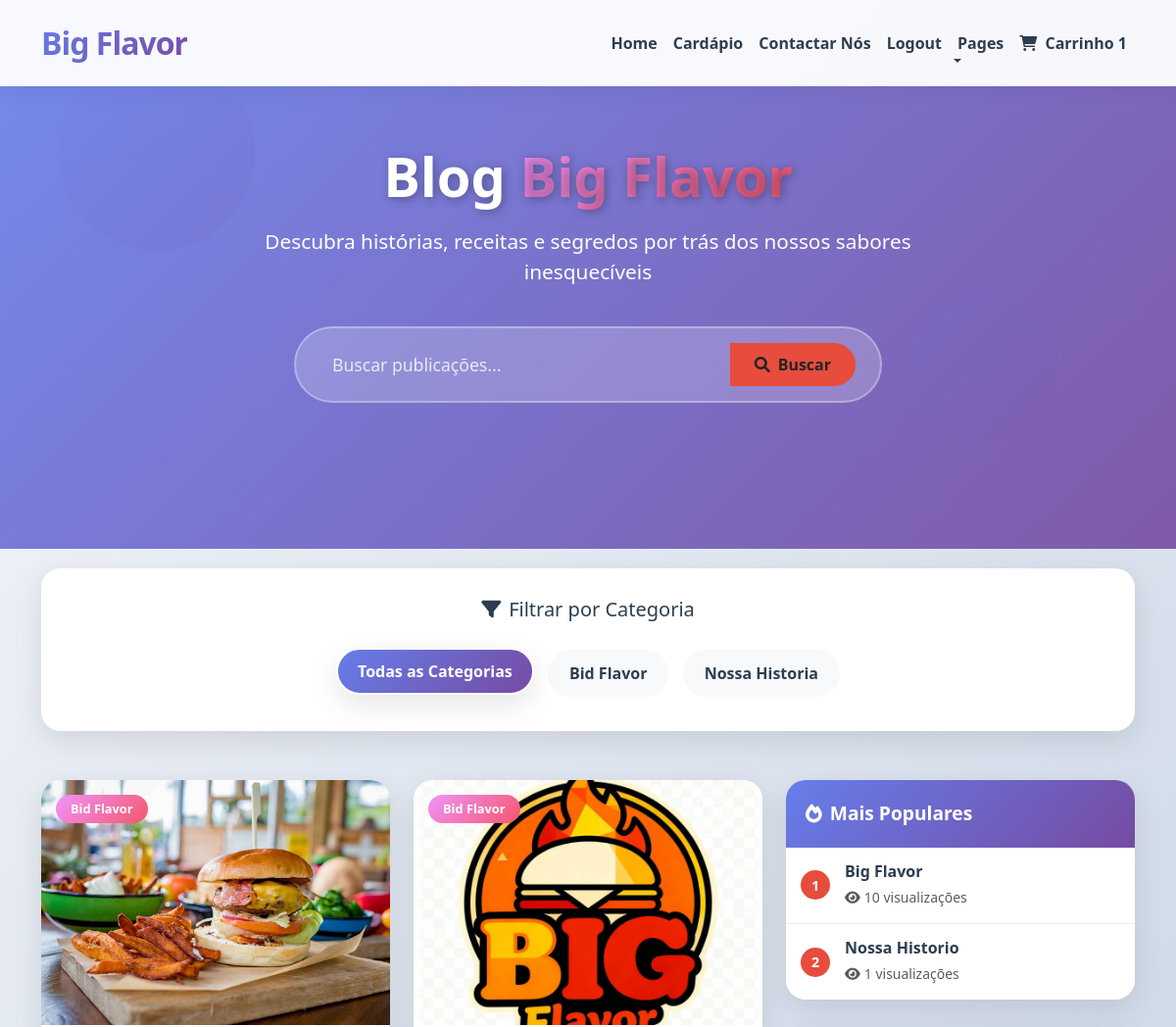
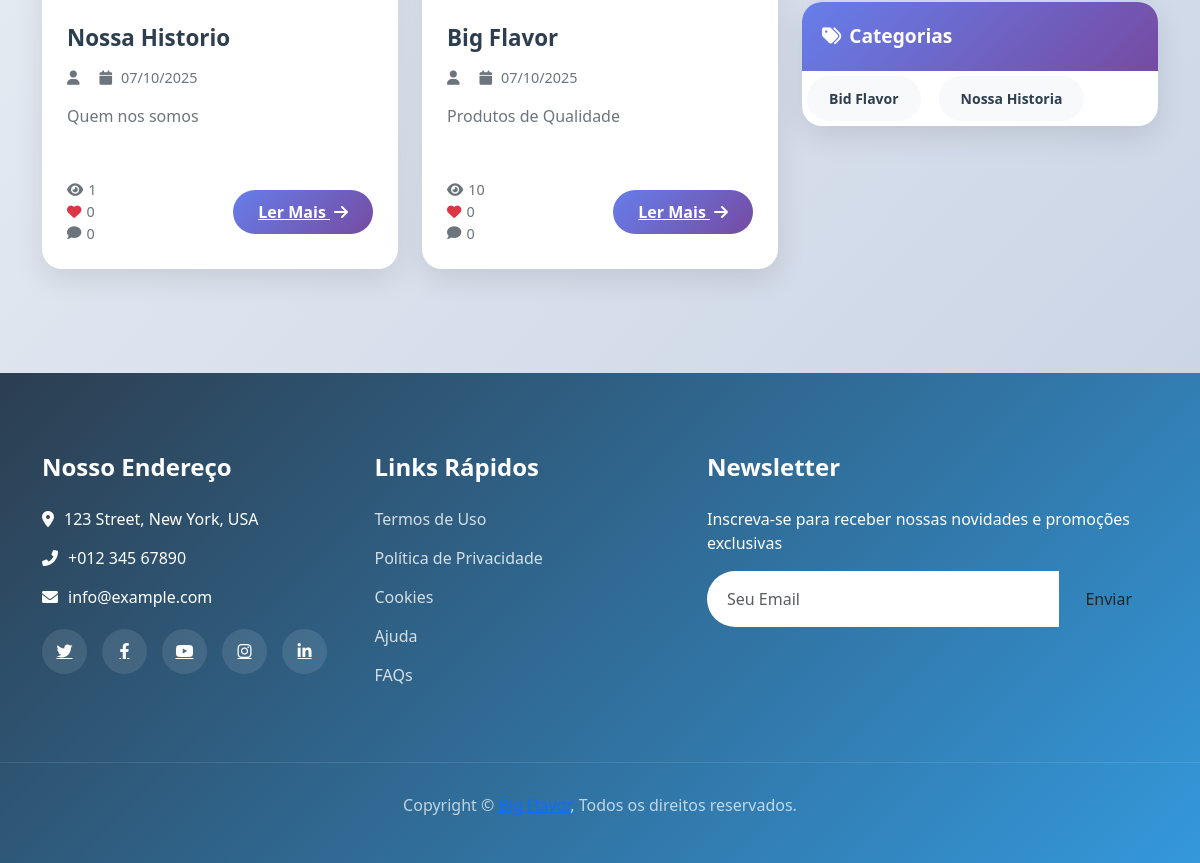
Page /blog/ (signed in) on the committed database (2 pictures, top to bottom).
### carinho/models.py (models this page shows, shortened)
class Carrinho(models.Model):
    ESTADO_CHOICES = [
        ('aberto', 'Aberto'),
        ('fechado', 'Fechado'),
        ('cancelado', 'Cancelado'),
    ]
    usuario = models.ForeignKey(
        settings.AUTH_USER_MODEL,  # ✅ Correção aqui
        on_delete=models.CASCADE,
        verbose_name='Cliente'
    )
    data_criacao = models.DateTimeField(
        auto_now_add=True,
        verbose_name='Data de Criação'
    )
    data_atualizacao = models.DateTimeField(
        auto_now=True,
        verbose_name='Última Atualização'
    )
    estado = models.CharField(
        max_length=10,
        choices=ESTADO_CHOICES,
        default='aberto',
        verbose_name='Estado do Carrinho'
    )
    class Meta:
        verbose_name = 'Carrinho'
        verbose_name_plural = 'Carrinhos'
        ordering = ['-data_criacao']
    @property
    def total_itens(self):
        return self.itens.aggregate(total=models.Sum('quantidade'))['total'] or 0

### blog/models.py (models this page shows, shortened)
class Categoria(models.Model):
    nome = models.CharField(max_length=100)
    slug = models.SlugField(unique=True)
    class Meta:
        verbose_name = 'Categoria'
        verbose_name_plural = 'Categorias'

class Publicacao(models.Model):
    titulo = models.CharField(max_length=200)
    slug = models.SlugField(unique=True)
    conteudo = models.TextField()
    resumo = models.TextField(max_length=300)
    autor = models.ForeignKey(settings.AUTH_USER_MODEL, on_delete=models.CASCADE)
    categoria = models.ForeignKey(Categoria, on_delete=models.SET_NULL, null=True)
    imagem_destaque = models.ImageField(upload_to='blog/', blank=True, null=True)
    data_publicacao = models.DateTimeField(default=timezone.now)
    data_atualizacao = models.DateTimeField(auto_now=True)
    publicado = models.BooleanField(default=False)
    visualizacoes = models.PositiveIntegerField(default=0)
    likes = models.ManyToManyField(
        settings.AUTH_USER_MODEL,
        related_name='post_likes',
        blank=True
    )
    adores = models.ManyToManyField(
        settings.AUTH_USER_MODEL,
        related_name='post_adores',
        blank=True
    )
    class Meta:
        ordering = ['-data_publicacao']
        verbose_name = 'Publicação'
        verbose_name_plural = 'Publicações'
    def get_absolute_url(self):
        from django.urls import reverse
        return reverse('detalhes_publicacao', kwargs={'pk': self.id})
    def total_comentarios(self):
        return self.comentarios.count()
    def total_likes(self):
        return self.likes.count()

### blog/views.py (the view)
# urls.py: path('', views.ListaPublicacoesView.as_view(), name='lista_publicacoes'),
class ListaPublicacoesView(ListView):
    model = Publicacao
    template_name = 'lista_publicacoes.html'
    context_object_name = 'publicacoes'
    paginate_by = 6
    def get_queryset(self):
        queryset = Publicacao.objects.filter(publicado=True)
        categoria_id = self.kwargs.get('categoria_id')
        if categoria_id:
            categoria = get_object_or_404(Categoria, id=categoria_id)
            queryset = queryset.filter(categoria=categoria)
        query = self.request.GET.get('q')
        if query:
            queryset = queryset.filter(
                Q(titulo__icontains=query) |
                Q(conteudo__icontains=query) |
                Q(resumo__icontains=query)
            )
        return queryset
    def get_context_data(self, **kwargs):
        context = super().get_context_data(**kwargs)
        context['categorias'] = Categoria.objects.all()
        context['publicacoes_populares'] = Publicacao.objects.filter(
            publicado=True
        ).order_by('-visualizacoes')[:5]
        return context

### blog/templates/lista_publicacoes.html (shortened to what this page needs)
<!DOCTYPE html>
{% load static %}
{% url 'login' as login_url %}
{% url 'logout' as logout_url %}
<html lang="pt-br">
<head>
    <link href="https://cdn.jsdelivr.net/npm/bootstrap@5.3.0/dist/css/bootstrap.min.css" rel="stylesheet">
    <link rel="stylesheet" href="https://cdnjs.cloudflare.com/ajax/libs/font-awesome/6.0.0/css/all.min.css">
    <link href="https://unpkg.com/aos@2.3.1/dist/aos.css" rel="stylesheet">
    <link href="{% static "css/lista.css" %}" rel="stylesheet">
</head>
<body>
    <nav class="navbar navbar-expand-lg navbar-light fixed-top">
        <div class="container">
            <a href="{% url 'Index' %}" class="navbar-brand">Big <span>Flavor</span></a>
            <div class="collapse navbar-collapse" id="navbarCollapse">
                <ul class="navbar-nav ms-auto mb-2 mb-lg-0">
                    {% if request.user.is_authenticated %}
                    <li class="nav-item">
                        <a class="nav-link" href="{% url 'dashboard' %}">Home</a>
                    </li>
                    {% endif %}
                    <li class="nav-item">
                        <a href="{% url 'lista_produtos' %}" class="nav-link">Cardápio</a>
                    </li>
                    <li class="nav-item">
                        <a href="{% url 'contacto' %}" class="nav-link">Contactar Nós</a>
                    </li>
                    {% if request.user.is_authenticated %}
                    <li class="nav-item">
                        <a class="nav-link" href="{{ logout_url }}">Logout</a>
                    </li>
                    {% else %}
                    <li class="nav-item">
                        <a class="nav-link" href="{{ login_url }}">Login</a>
                    </li>
                    {% endif %}
                    <li class="nav-item dropdown">
                        <a href="#" class="nav-link dropdown-toggle" data-bs-toggle="dropdown">Pages</a>
                    </li>
                    {% if request.user.is_authenticated %}
                    <li class="nav-item position-relative">
                        <a href="{% url 'ver_carrinho' %}" class="nav-link">
                            <i class="fas fa-shopping-cart me-1"></i>
                            Carrinho
                            {% if user.is_authenticated %}
                                {% with user.carrinho_set.first as carrinho %}
                                    {% if carrinho and carrinho.total_itens > 0 %}
                                        <span class="badge-cart">
                                            {{ carrinho.total_itens }}
                                        </span>
                                    {% endif %}
                                {% endwith %}
                            {% endif %}
                        </a>
                    </li>
                    {% endif %}
                </ul>
            </div>
        </div>
    </nav>
    <section class="hero-section">
        <div class="floating-element floating-1"></div>
        <div class="floating-element floating-2"></div>
        <div class="hero-background">
        </div>
        <div class="hero-content">
            <h1 class="hero-title" data-aos="fade-up">Blog <span>Big Flavor</span></h1>
            <p class="hero-subtitle" data-aos="fade-up" data-aos-delay="200">Descubra histórias, receitas e segredos por trás dos nossos sabores inesquecíveis</p>
            <div class="search-container" data-aos="fade-up" data-aos-delay="400">
                <form method="get" class="search-box">
                    <div class="input-group">
                        <input type="text" name="q" class="form-control search-input"
                               placeholder="Buscar publicações..." value="{{ request.GET.q }}">
                        <button class="btn search-btn" type="submit">
                            <i class="fas fa-search me-2"></i>Buscar
                        </button>
                    </div>
                </form>
            </div>
        </div>
    </section>
    <div class="container">
        <div class="category-filter" data-aos="fade-up">
            <h5 class="text-center mb-4" style="color: var(--dark-text);">
                <i class="fas fa-filter me-2"></i>Filtrar por Categoria
            </h5>
            <div class="text-center">
                <a href="{% url 'lista_publicacoes' %}"
                   class="btn category-btn {% if not request.resolver_match.kwargs.categoria_id %}active{% endif %}">
                    Todas as Categorias
                </a>
                {% for categoria in categorias %}
                <a href="{% url 'publicacoes_por_categoria' categoria.id %}"
                   class="btn category-btn {% if request.resolver_match.kwargs.categoria_id == categoria.id|stringformat:'i' %}active{% endif %}">
                    {{ categoria.nome }}
                </a>
                {% endfor %}
            </div>
        </div>
    </div>
    <div class="container">
        <div class="row">
            <div class="col-lg-8">
                {% if publicacoes %}
                <div class="row">
                    {% for publicacao in publicacoes %}
                    <div class="col-md-6 mb-4" data-aos="fade-up" data-aos-delay="{% widthratio forloop.counter0 1 100 %}">
                        <div class="post-card">
                            <div class="post-image-container">
                                {% if publicacao.imagem_destaque %}
                                <img src="{{ publicacao.imagem_destaque.url }}" class="post-image" alt="{{ publicacao.titulo }}">
                                {% else %}
                                <div class="post-image w-100 h-100 bg-light d-flex align-items-center justify-content-center">
                                    <i class="fas fa-image fa-3x text-muted"></i>
                                </div>
                                {% endif %}
                                <span class="post-category">{{ publicacao.categoria.nome }}</span>
                            </div>
                            <div class="post-body">
                                <h3 class="post-title">{{ publicacao.titulo }}</h3>
                                <div class="post-meta">
                                    <span>
                                        <i class="fas fa-user"></i>
                                    </span>
                                    <span>
                                        <i class="fas fa-calendar"></i>
                                        {{ publicacao.data_publicacao|date:"d/m/Y" }}
                                    </span>
                                </div>
                                <p class="post-excerpt">
                                    {{ publicacao.resumo|truncatewords:25 }}
                                </p>
                                <div class="post-stats">
                                    <div class="stat-group">
                                        <span class="stat-item">
                                            <i class="fas fa-eye"></i> {{ publicacao.visualizacoes }}
                                        </span>
                                        <span class="stat-item">
                                            <i class="fas fa-heart text-danger"></i> {{ publicacao.total_likes }}
                                        </span>
                                        <span class="stat-item">
                                            <i class="fas fa-comment"></i> {{ publicacao.total_comentarios }}
                                        </span>
                                    </div>
                                    <a href="{{ publicacao.get_absolute_url }}" class="read-more-btn">
                                        Ler Mais <i class="fas fa-arrow-right ms-1"></i>
                                    </a>
                                </div>
                            </div>
                        </div>
                    </div>
                    {% endfor %}
                </div>
                {% endif %}
            </div>
            <div class="col-lg-4">
                <div class="sidebar-card" data-aos="fade-left" data-aos-delay="200">
                    <div class="sidebar-header">
                        <i class="fas fa-fire me-2"></i>Mais Populares
                    </div>
                    <div class="card-body p-0">
                        {% for popular in publicacoes_populares %}
                        <a href="{{ popular.get_absolute_url }}" class="popular-post text-decoration-none">
                            <div class="popular-rank">{{ forloop.counter }}</div>
                            <div class="popular-content">
                                <h6 class="mb-1">{{ popular.titulo|truncatewords:8 }}</h6>
                                <small class="text-muted">
                                    <i class="fas fa-eye me-1"></i>{{ popular.visualizacoes }} visualizações
                                </small>
                            </div>
                        </a>
                        {% empty %}
                        <div class="text-center py-4 text-muted">
                            <i class="fas fa-info-circle me-2"></i>Nenhuma publicação popular
                        </div>
                        {% endfor %}
                    </div>
                </div>
                <div class="sidebar-card" data-aos="fade-left" data-aos-delay="300">
                    <div class="sidebar-header">
                        <i class="fas fa-tags me-2"></i>Categorias
                    </div>
                    <div class="card-body">
                        <div class="d-flex flex-wrap gap-2">
                            {% for categoria in categorias %}
                            <a href="{% url 'publicacoes_por_categoria' categoria.id %}"
                               class="btn category-btn btn-sm">
                                {{ categoria.nome }}
                            </a>
                            {% endfor %}
                        </div>
                    </div>
                </div>
            </div>
        </div>
    </div>
    <footer class="footer">
        <div class="container">
            <div class="row">
                <div class="col-lg-7">
                    <div class="row">
                        <div class="col-md-6">
                            <div class="footer-contact">
                                <h2>Nosso Endereço</h2>
                                <p><i class="fa fa-map-marker-alt"></i>123 Street, New York, USA</p>
                                <p><i class="fa fa-phone-alt"></i>+012 345 67890</p>
                                <p><i class="fa fa-envelope"></i>info@example.com</p>
                                <div class="footer-social">
                                    <a href=""><i class="fab fa-twitter"></i></a>
                                    <a href=""><i class="fab fa-facebook-f"></i></a>
                                    <a href=""><i class="fab fa-youtube"></i></a>
                                    <a href=""><i class="fab fa-instagram"></i></a>
                                    <a href=""><i class="fab fa-linkedin-in"></i></a>
                                </div>
                            </div>
                        </div>
                        <div class="col-md-6">
                            <div class="footer-link">
                                <h2>Links Rápidos</h2>
                                <a href="">Termos de Uso</a>
                                <a href="">Política de Privacidade</a>
                                <a href="">Cookies</a>
                                <a href="">Ajuda</a>
                                <a href="">FAQs</a>
                            </div>
                        </div>
                    </div>
                </div>
                <div class="col-lg-5">
                    <div class="footer-newsletter">
                        <h2>Newsletter</h2>
                        <p>Inscreva-se para receber nossas novidades e promoções exclusivas</p>
                        <div class="form">
                            <input class="form-control" placeholder="Seu Email">
                            <button class="btn btn-custom">Enviar</button>
                        </div>
                    </div>
                </div>
            </div>
        </div>
        <div class="copyright">
            <div class="container">
                <p>Copyright &copy; <a href="#">Big Flavor</a>, Todos os direitos reservados.</p>
            </div>
        </div>
    </footer>
</body>
</html>

### rows in the picture
Carrinho: total_itens "1"
Categoria: nome "Bid Flavor"
Categoria: nome "Nossa Historia"
Publicacao: imagem_destaque (picture), categoria.nome "Bid Flavor", titulo "Nossa Historio", data_publicacao "07/10/2025", resumo "Quem nos somos", visualizacoes "1", total_likes "0", total_comentarios "0"
Publicacao: imagem_destaque (picture), categoria.nome "Bid Flavor", titulo "Big Flavor", data_publicacao "07/10/2025", resumo "Produtos de Qualidade", visualizacoes "10", total_likes "0", total_comentarios "0"
